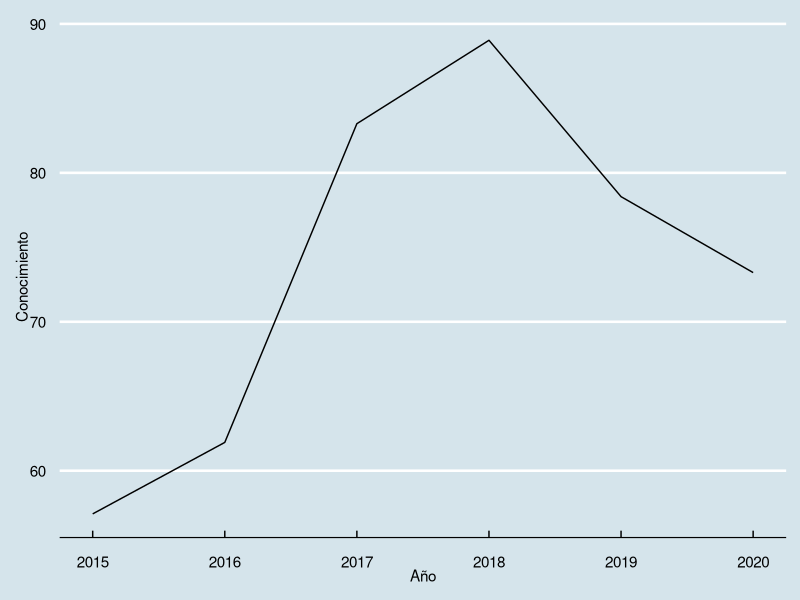

The R source for this figure:
require(ggplot2)
require(ggthemes)

data <- read.csv("uso-git.csv")
ggplot(data,aes(x=Año,y=Conocimiento))+geom_line()+theme_economist()
